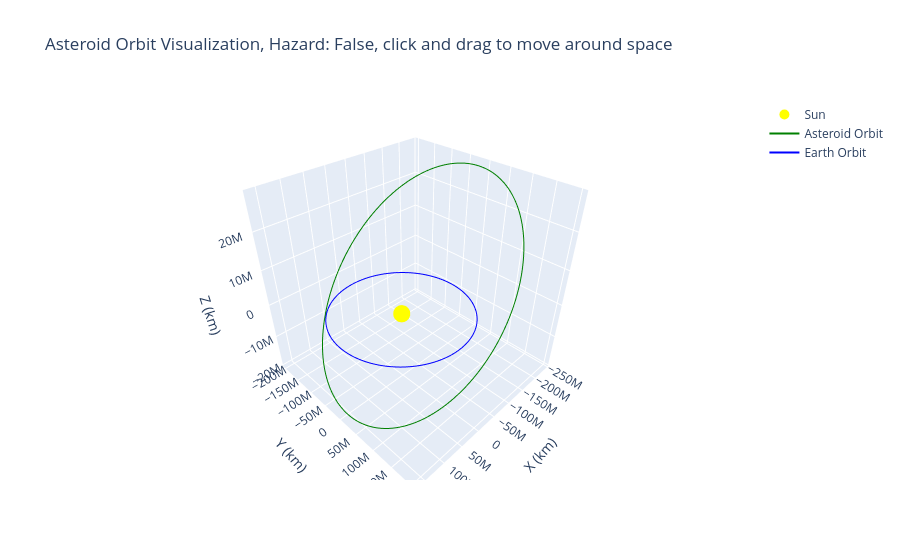

Notebook cell for this chart:
### Code cell
# randomly pick a number between 0 and 684
random_index = random.randint(0, len(df) - 1)
asteroid = df.iloc[random_index]

# Extract orbital elements
a = asteroid['Semi_Major_Axis'] * u.AU  # Semi-major axis
e = asteroid['Eccentricity'] * u.one
i = asteroid['Inclination'] * u.deg
raan = asteroid['Asc_Node_Longitude'] * u.deg
argp = asteroid['Perihelion_Arg'] * u.deg
nu = asteroid['Mean_Anomaly'] * u.deg

# Number of points to simulate the orbit
num_points = 500
theta = np.linspace(0, 2*np.pi, num_points)

# Orbit in the orbital plane
r = a.to(u.km).value * (1 - e.value**2) / (1 + e.value * np.cos(theta))
x_orb = r * np.cos(theta)
y_orb = r * np.sin(theta)
z_orb = np.zeros_like(x_orb)

# Rotation matrices to convert to ecliptic coordinates
def rot_matrix(axis, angle_deg):
    angle = np.radians(angle_deg)
    if axis == 'x':
        return np.array([[1, 0, 0],
                         [0, np.cos(angle), -np.sin(angle)],
                         [0, np.sin(angle),  np.cos(angle)]])
    elif axis == 'z':
        return np.array([[np.cos(angle), -np.sin(angle), 0],
                         [np.sin(angle),  np.cos(angle), 0],
                         [0, 0, 1]])

# Apply rotations: Arg of Perihelion -> Inclination -> RAAN
coords = np.vstack((x_orb, y_orb, z_orb))
coords = rot_matrix('z', argp.value) @ coords
coords = rot_matrix('x', i.value) @ coords
coords = rot_matrix('z', raan.value) @ coords
x, y, z = coords

# Create 3D plot with Plotly
fig = go.Figure()

# Sun at origin
fig.add_trace(go.Scatter3d(x=[0], y=[0], z=[0],
                           mode='markers',
                           marker=dict(size=10, color='yellow'),
                           name='Sun'))

# Asteroid orbit
fig.add_trace(go.Scatter3d(x=x, y=y, z=z,
                           mode='lines',
                           line=dict(color='red' if asteroid["Hazardous"] == 1 else 'green'),
                           name='Asteroid Orbit'))

# Earth orbit (approx circular, 1 AU)
theta_e = np.linspace(0, 2*np.pi, num_points)
x_e = np.cos(theta_e) * 1.0 * 1.496e8  # km
y_e = np.sin(theta_e) * 1.0 * 1.496e8
z_e = np.zeros_like(x_e)

fig.add_trace(go.Scatter3d(x=x_e, y=y_e, z=z_e,
                           mode='lines',
                           line=dict(color='blue'),
                           name='Earth Orbit'))

isHazardous = 'True' if asteroid["Hazardous"] == 1 else 'False'

fig.update_layout(scene=dict(
    xaxis_title='X (km)',
    yaxis_title='Y (km)',
    zaxis_title='Z (km)'),
    title=f'Asteroid Orbit Visualization, Hazard: {isHazardous}, click and drag to move around space'
)

fig.show()

### Figure 1 — Plotly figure (JSON) as saved in the notebook; plotly's stock layout.template omitted (floating-point values rounded to 4 significant figures; data arrays with more than 128 entries replaced by an {"elided": "..."} marker saying what was removed)
{"data": [{"marker": {"color": "yellow", "size": 10}, "mode": "markers", "name": "Sun", "type": "scatter3d", "x": [0], "y": [0], "z": [0]}, {"line": {"color": "green"}, "mode": "lines", "name": "Asteroid Orbit", "type": "scatter3d", "x": {"elided": "500 float values"}, "y": {"elided": "500 float values"}, "z": {"elided": "500 float values"}}, {"line": {"color": "blue"}, "mode": "lines", "name": "Earth Orbit", "type": "scatter3d", "x": {"elided": "500 float values"}, "y": {"elided": "500 float values"}, "z": {"elided": "500 float values"}}], "layout": {"scene": {"xaxis": {"title": {"text": "X (km)"}}, "yaxis": {"title": {"text": "Y (km)"}}, "zaxis": {"title": {"text": "Z (km)"}}}, "title": {"text": "Asteroid Orbit Visualization, Hazard: False, click and drag to move around space"}}}
